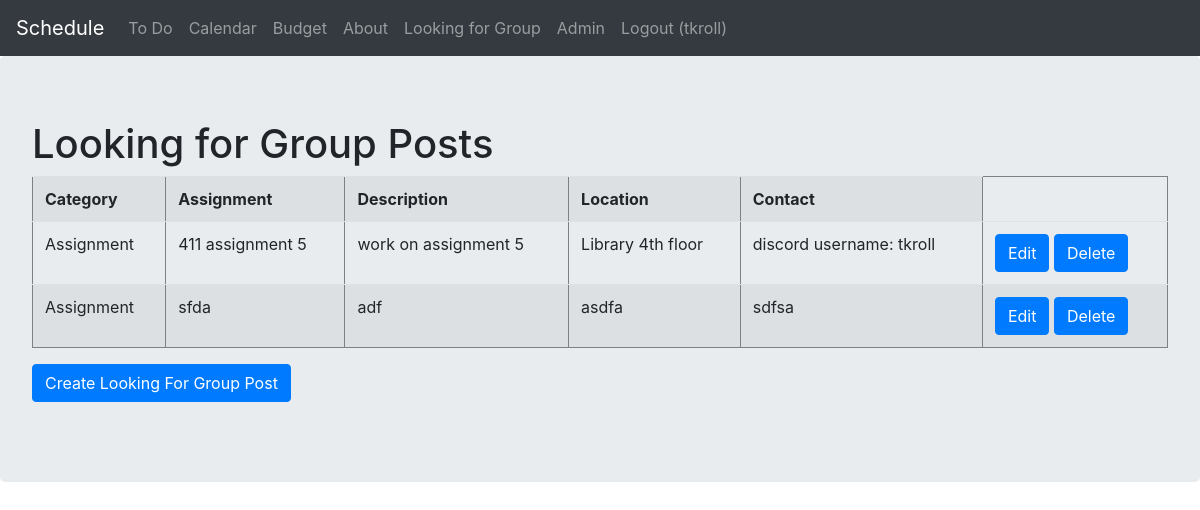
Before: /LFG/ (signed in) with the older database file.
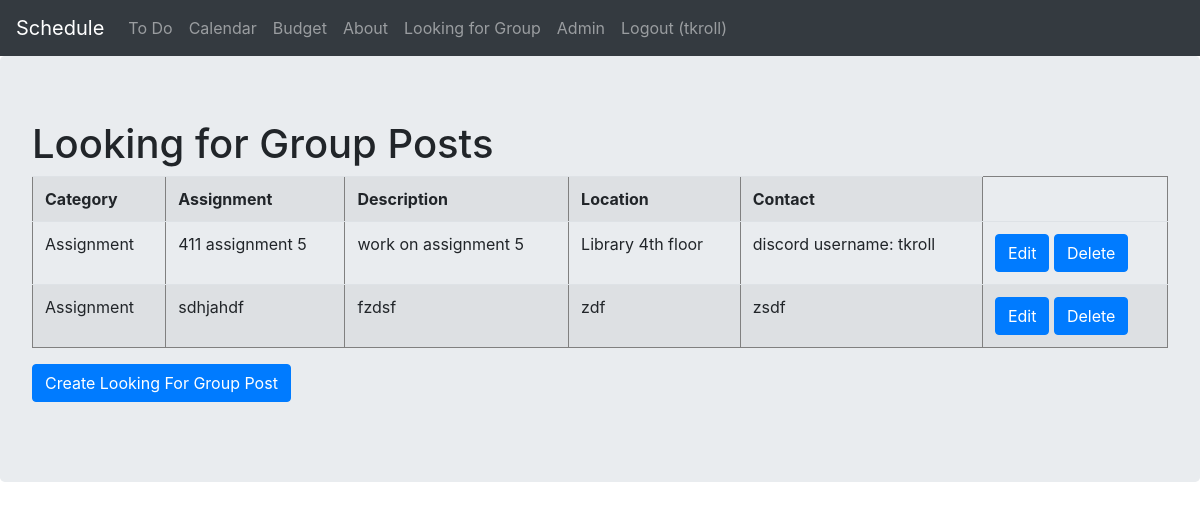
After: the same page with the newer database file.
### LFG/models.py (models this page shows)
class LFGEntry(models.Model):
    user = models.ForeignKey(User, on_delete=models.CASCADE)
    category = models.ForeignKey(LFGCategory, on_delete=models.CASCADE)
    assignment = models.CharField(max_length = 128)
    description = models.CharField(max_length = 256)
    location = models.CharField(max_length = 128)
    contact = models.CharField(max_length = 128)

class LFGCategory(models.Model):
    category = models.CharField(max_length=128)
    def __str__(self):
        return self.category

### LFG/views.py (the view)
# urls.py: path('LFG/', LFG_views.LFG),
@login_required(login_url='/login/')
def LFG(request):
    if(LFGCategory.objects.count() == 0):
            LFGCategory(category = "Assignment").save()
            LFGCategory(category = "Study Group").save()
            LFGCategory(category = "Tutoring").save()
            LFGCategory(category = "Extra Curricular").save()
            LFGCategory(category = "Other").save()
    if(request.method == "GET" and "delete" in request.GET):
        id = request.GET["delete"]
        LFGEntry.objects.filter(id=id).delete()
        return redirect("/LFG/")
    else:
        table_data = LFGEntry.objects.filter(user=request.user)
        context = {
            "table_data": table_data
        }
    return render(request, 'LFG/LFG.html', context)

### templates/LFG/LFG.html (shortened to what this page needs)
<html>
  <head>
    {% include "bootstrap.html" %}
      {% load static %}
  </head>
  <body>
    {% include "nav.html" %}
    <div class="jumbotron">
      <h1>Looking for Group Posts</h1>
      {% if not table_data %}
    </p>You have no looking for group posts.</p>
      {% else %}
    <table class="table table-striped" border="1">
      <tr>
        <th>Category</th>
        <th>Assignment</th>
        <th>Description</th>
        <th>Location</th>
        <th>Contact</th>
       </tr>
       {% for row in table_data %}
          <tr>
          <td>{{ row.category }}</td>
          <td>{{ row.assignment }}</td>
          <td>{{ row.description }}</td>
          <td>{{ row.location }}</td>
          <td>{{ row.contact }}</td>
          <td>
            <a class="btn btn-primary" href="/LFG/edit/{{ row.id }}/">Edit</a>
            <a class="btn btn-primary" href="#" onclick= "confirmDeleteModal( {{row.id}})">Delete</a>
            </td>
          </tr>
        {% endfor %}
          </table>
        {% endif %}
      <form method="GET" action="/LFG/add/">
        <input type="submit" class="btn btn-primary" value ="Create Looking For Group Post">
      </form>
    </div>
  </body>
</html>

Changed rows visible on the page:
removed LFGEntry: category "Assignment", assignment "sfda", description "adf", location "asdfa", contact "sdfsa"
added LFGEntry: category "Assignment", assignment "sdhjahdf", description "fzdsf", location "zdf", contact "zsdf"
